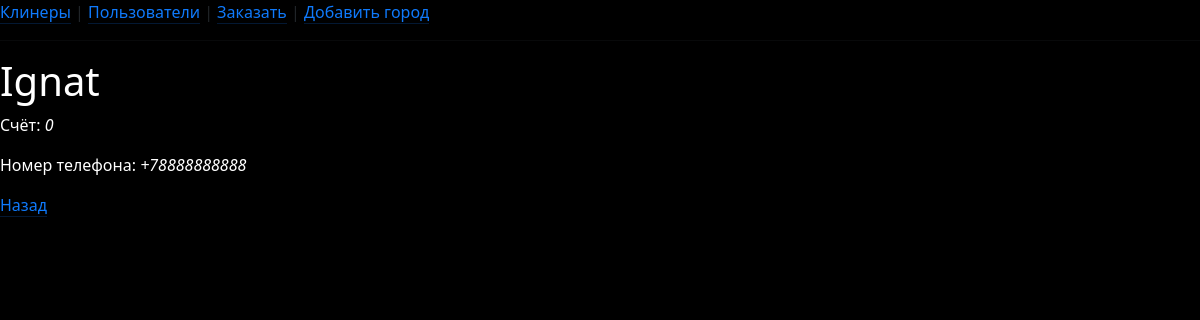
Page /customers/1 on the earlier database version.
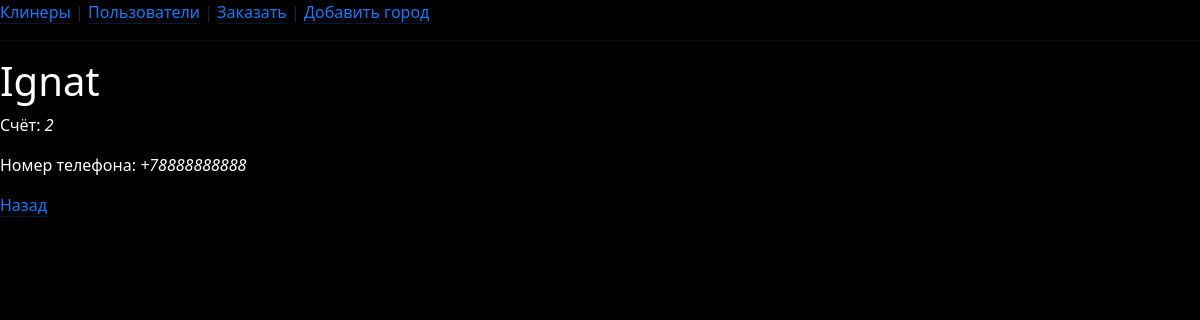
Same page on the later database version.
### customers/models.py (models this page shows)
class Customer(models.Model):
    id = models.AutoField(primary_key=True)
    first_name = models.CharField(max_length=100)
    last_name = models.CharField(max_length=100)
    phone_number = models.CharField(max_length=50)
    quality_score = models.IntegerField(default=0)

### customers/views.py (the view)
# urls.py: url(r'^(?P<pk>\d+)$', CustomerDetail.as_view(), name='detail'),
class CustomerDetail(DetailView):
    model = Customer

### customers/templates/customers/customer_detail.html (shortened to what this page needs)
{% extends "base.html" %}

### templates/base.html (shortened to what this page needs)
{% load static %}

Differences in the rows shown:
changed Customer: first_name+quality_score+phone_number "Клинеры | Пользователи | Заказать | Добавить город Ignat Счёт: 0 Номер телефона: +78888888888 Назад" → "Клинеры | Пользователи | Заказать | Добавить город Ignat Счёт: 2 Номер телефона: +78888888888 Назад"
